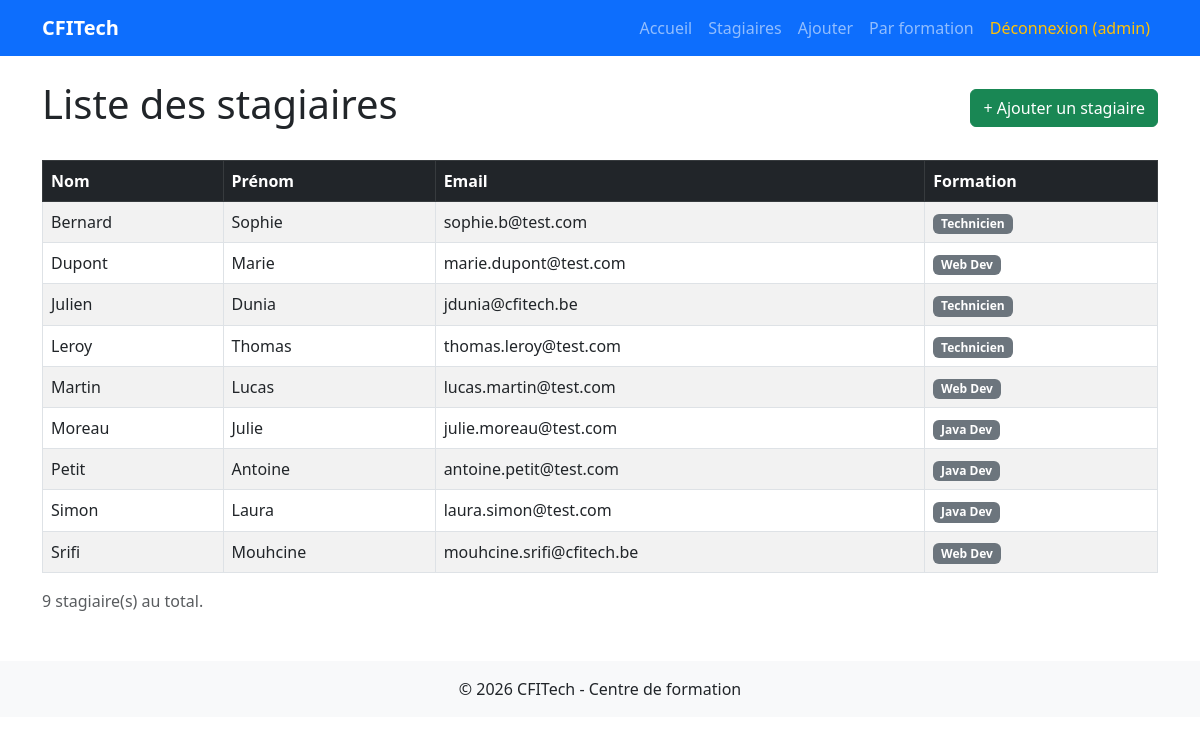
The page /stagiaire.php (signed in) on the database its author committed.
### tables this page shows
CREATE TABLE `stagiaires` (
    `id`             INT AUTO_INCREMENT PRIMARY KEY,
    `nom`            VARCHAR(100) NOT NULL,
    `prenom`         VARCHAR(100) NOT NULL,
    `email`          VARCHAR(100) NOT NULL UNIQUE,
    `date_naissance` DATE         NOT NULL,
    `formation_id`   INT          NOT NULL,
    FOREIGN KEY (`formation_id`) REFERENCES `formations`(`id`)
        ON DELETE RESTRICT ON UPDATE CASCADE
);

CREATE TABLE `formations` (
    `id`         INT AUTO_INCREMENT PRIMARY KEY,
    `intitule`   VARCHAR(100) NOT NULL,
    `nb_mois`    INT          NOT NULL,
    `date_debut` DATE         NOT NULL
);

### stagiaire.php (the view, shortened to what this page needs)
<?php
require_once __DIR__ . '/config/db.php';
require_once 'header.php';
$sql = "SELECT s.nom, s.prenom, s.email, f.intitule
        FROM stagiaires s
        JOIN formations f ON s.formation_id = f.id
        ORDER BY s.nom ASC";
$stagiaires = $pdo->query($sql)->fetchAll();
?>
<div class="d-flex justify-content-between align-items-center mb-4">
    <h1>Liste des stagiaires</h1>
    <a href="ajout.php" class="btn btn-success">+ Ajouter un stagiaire</a>
</div>
<?php if (empty($stagiaires)): ?>
    <div class="alert alert-info">Aucun stagiaire enregistré.</div>
<?php else: ?>
<table class="table table-bordered table-striped">
    <thead class="table-dark">
        <tr>
            <th>Nom</th><th>Prénom</th><th>Email</th><th>Formation</th>
        </tr>
    </thead>
    <tbody>
        <?php foreach ($stagiaires as $row): ?>
        <tr>
            <td><?= htmlspecialchars($row['nom']) ?></td>
            <td><?= htmlspecialchars($row['prenom']) ?></td>
            <td><?= htmlspecialchars($row['email']) ?></td>
            <td><span class="badge bg-secondary"><?= htmlspecialchars($row['intitule']) ?></span></td>
        </tr>
        <?php endforeach; ?>
    </tbody>
</table>
<p class="text-muted"><?= count($stagiaires) ?> stagiaire(s) au total.</p>
<?php endif; ?>
<?php require_once 'footer.php'; ?>

### header.php (shortened to what this page needs)
<!DOCTYPE html>
<html lang="fr">
<head>
    <link href="https://cdn.jsdelivr.net/npm/bootstrap@5.3.0/dist/css/bootstrap.min.css" rel="stylesheet">
</head>
<body>
    <nav class="navbar navbar-expand-lg navbar-dark bg-primary">
        <div class="container">
            <a class="navbar-brand fw-bold" href="index.php">CFITech</a>
            <div class="collapse navbar-collapse" id="navbarNav">
                <ul class="navbar-nav ms-auto">
                    <li class="nav-item">
                        <a class="nav-link" href="index.php">Accueil</a>
                    </li>
                    <?php if (isset($_SESSION['user'])): ?>
                        <li class="nav-item">
                            <a class="nav-link" href="stagiaires.php">Stagiaires</a>
                        </li>
                        <li class="nav-item">
                            <a class="nav-link" href="ajout.php">Ajouter</a>
                        </li>
                        <li class="nav-item">
                            <a class="nav-link" href="formation.php">Par formation</a>
                        </li>
                        <li class="nav-item">
                            <a class="nav-link text-warning" href="logout.php">Déconnexion (<?= htmlspecialchars($_SESSION['user']) ?>)</a>
                        </li>
                    <?php else: ?>
                        <li class="nav-item">
                            <a class="nav-link" href="connexion.php">Connexion</a>
                        </li>
                    <?php endif; ?>
                </ul>
            </div>
        </div>
    </nav>
    <div class="container mt-4">

### footer.php (shortened to what this page needs)
    </div>
    <footer class="bg-light text-center py-3 mt-5">
        <p class="mb-0">© 2026 CFITech - Centre de formation</p>
    </footer>
</body>
</html>

### rows shown on the page
stagiaires: nom "Bernard", prenom "Sophie", email "sophie.b@test.com", formation.intitule "Technicien"
stagiaires: nom "Dupont", prenom "Marie", email "marie.dupont@test.com", formation.intitule "Web Dev"
stagiaires: nom "Julien", prenom "Dunia", email "jdunia@cfitech.be", formation.intitule "Technicien"
stagiaires: nom "Leroy", prenom "Thomas", email "thomas.leroy@test.com", formation.intitule "Technicien"
stagiaires: nom "Martin", prenom "Lucas", email "lucas.martin@test.com", formation.intitule "Web Dev"
stagiaires: nom "Moreau", prenom "Julie", email "julie.moreau@test.com", formation.intitule "Java Dev"
stagiaires: nom "Petit", prenom "Antoine", email "antoine.petit@test.com", formation.intitule "Java Dev"
stagiaires: nom "Simon", prenom "Laura", email "laura.simon@test.com", formation.intitule "Java Dev"
stagiaires: nom "Srifi", prenom "Mouhcine", email "mouhcine.srifi@cfitech.be", formation.intitule "Web Dev"

### other values the page prints
$_SESSION['user'] "admin"
count($stagiaires) "9"
